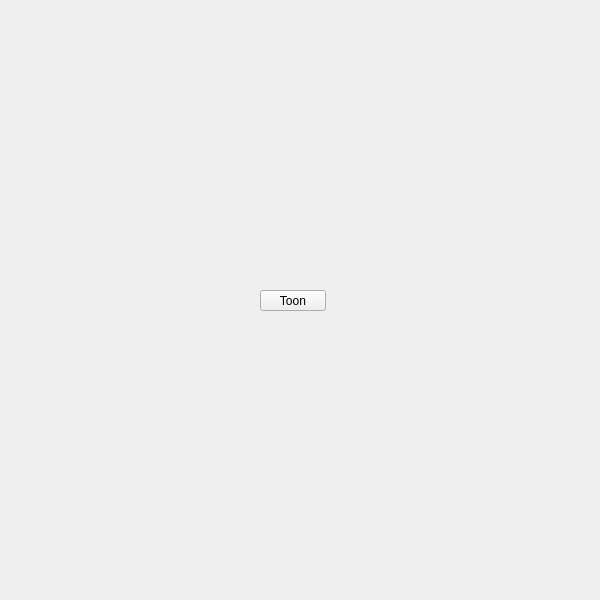
<?xml version="1.0" encoding="UTF-8"?>
<ui version="4.0">
 <class>QtUi</class>
 <widget class="QMainWindow" name="QtUi">
  <property name="enabled">
   <bool>true</bool>
  </property>
  <property name="geometry">
   <rect>
    <x>0</x>
    <y>0</y>
    <width>600</width>
    <height>600</height>
   </rect>
  </property>
  <property name="sizePolicy">
   <sizepolicy hsizetype="Ignored" vsizetype="Ignored">
    <horstretch>0</horstretch>
    <verstretch>0</verstretch>
   </sizepolicy>
  </property>
  <property name="minimumSize">
   <size>
    <width>0</width>
    <height>0</height>
   </size>
  </property>
  <property name="maximumSize">
   <size>
    <width>600</width>
    <height>600</height>
   </size>
  </property>
  <property name="toolButtonStyle">
   <enum>Qt::ToolButtonIconOnly</enum>
  </property>
  <property name="tabShape">
   <enum>QTabWidget::Triangular</enum>
  </property>
  <property name="dockNestingEnabled">
   <bool>true</bool>
  </property>
  <property name="dockOptions">
   <set>QMainWindow::AllowNestedDocks|QMainWindow::AllowTabbedDocks|QMainWindow::AnimatedDocks|QMainWindow::ForceTabbedDocks</set>
  </property>
  <widget class="QWidget" name="widget">
   <property name="sizePolicy">
    <sizepolicy hsizetype="Ignored" vsizetype="Ignored">
     <horstretch>0</horstretch>
     <verstretch>0</verstretch>
    </sizepolicy>
   </property>
   <widget class="MenuButton" name="i054">
    <property name="geometry">
     <rect>
      <x>260</x>
      <y>290</y>
      <width>66</width>
      <height>21</height>
     </rect>
    </property>
    <property name="minimumSize">
     <size>
      <width>0</width>
      <height>21</height>
     </size>
    </property>
    <property name="maximumSize">
     <size>
      <width>66</width>
      <height>21</height>
     </size>
    </property>
    <property name="target">
     <string>toon</string>
    </property>
    <property name="text">
     <string>Toon</string>
    </property>
   </widget>
  </widget>
 </widget>
 <customwidgets>
  <customwidget>
   <class>MenuButton</class>
   <extends>QPushButton</extends>
   <header>widgets.menubutton.h</header>
  </customwidget>
 </customwidgets>
 <resources/>
 <connections/>
 <designerdata>
  <property name="gridDeltaX">
   <number>5</number>
  </property>
  <property name="gridDeltaY">
   <number>10</number>
  </property>
  <property name="gridSnapX">
   <bool>true</bool>
  </property>
  <property name="gridSnapY">
   <bool>true</bool>
  </property>
  <property name="gridVisible">
   <bool>true</bool>
  </property>
 </designerdata>
</ui>
